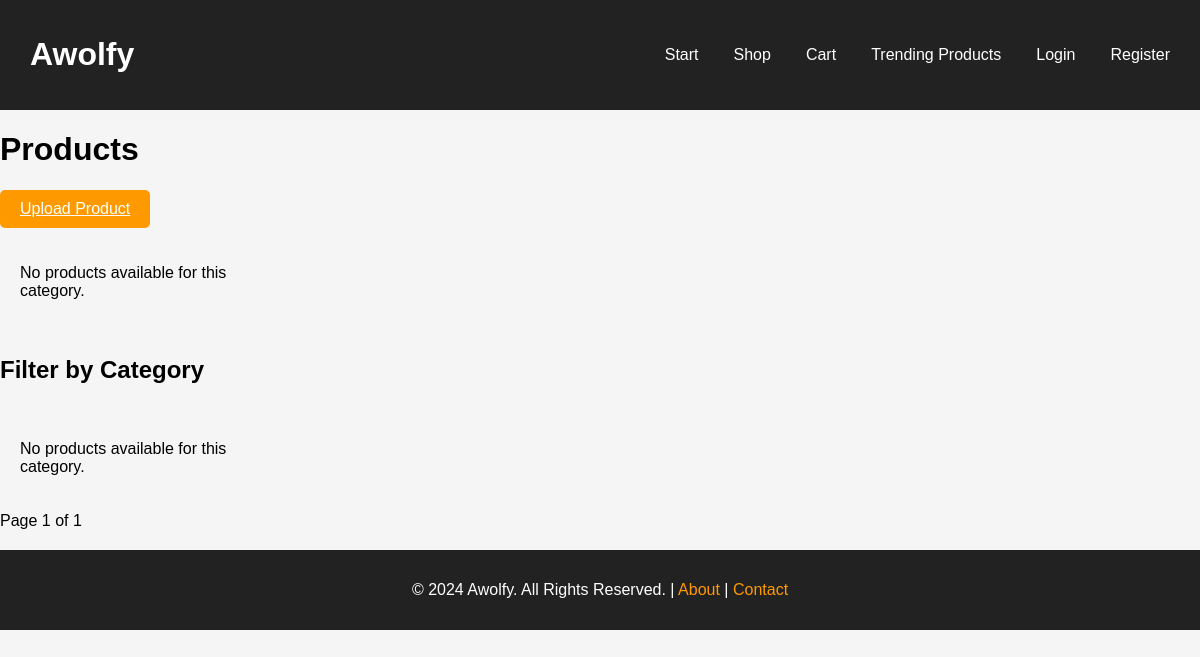
Before: /products/ with the older database file.
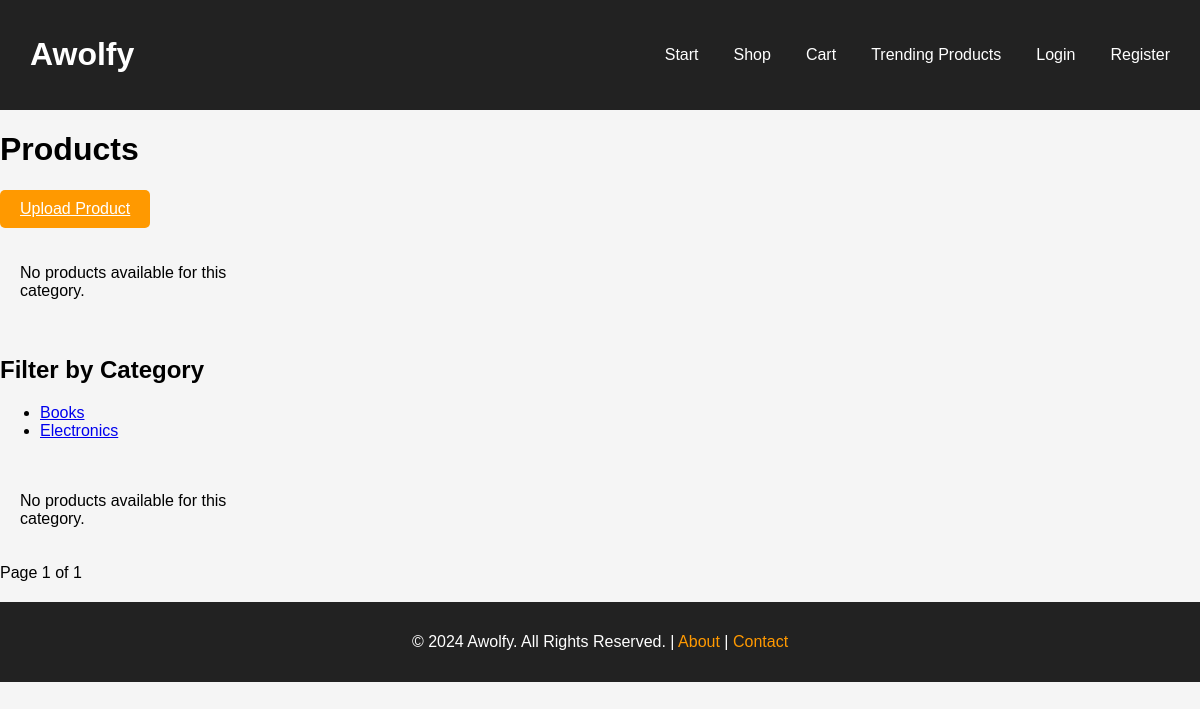
After: the same page with the newer database file.
### products/models.py (models this page shows, shortened)
class Category(models.Model):
    name = models.CharField(max_length=200, unique=True)
    slug = models.SlugField(unique=True)

### products/views.py (the view, shortened to what this page needs)
# urls.py: path('products/', ProductListView.as_view(), name='product_list'),
class ProductListView(ListView):
    model = Product
    template_name = 'products/list.html'
    paginate_by = 'products'
    paginate_by = 10  # Number of products per page
    def get_queryset(self):
        category_slug = self.kwargs.get('slug')
        if category_slug:
            return Product.objects.filter(category__slug=category_slug)
        return Product.objects.all()
    def get_context_data(self, **kwargs):
        context = super().get_context_data(**kwargs)
        context['categories'] = Category.objects.all()
        return context

### core/context_processors.py (called while the page is built)
def categories_processor(request):
    return {
        'categories': Category.objects.all()
    }

### products/context_processors.py (called while the page is built)
def categories_context_processor(request):
    categories = Category.objects.all()  # Fetch all categories
    return {'categories': categories}

### products/templates/products/list.html (shortened to what this page needs)
{% extends 'core/base.html' %}
{% block content %}
<h1>Products</h1>
<a href="{% url 'products:product_create' %}" class="btn">Upload Product</a>
<div class="product-list">
    {% for product in products %}
        <div class="product">
            <h2>{{ product.name }}</h2>
            {% if product.image %}
                <img src="{{ product.image.url }}" alt="{{ product.name }}" style="max-width: 200px;">
            {% endif %}
            <p>{{ product.description }}</p>
            <p>Price: ${{ product.price }}</p>
            <p>Uploaded by: {{ product.user.username }}</p>
            <a href="{% url 'products:product_detail' product.id %}">View details</a>
        </div>
    {% empty %}
        <p>No products available for this category.</p>
    {% endfor %}
</div>
<h2>Filter by Category</h2>
<ul>
    {% for category in categories %}
        <li><a href="{% url 'products:category_products' category.slug %}">{{ category.name }}</a></li>
    {% endfor %}
</ul>
<div class="product-list">
    {% for product in products %}
    <div class="product">
        <h2>{{ product.name }}</h2>
        {% if product.image %}
            <img src="{{ product.image.url }}" alt="{{ product.name }}" style="max-width: 200px;">
        {% else %}
            <p>No image available</p>
        {% endif %}
        <p>{{ product.description }}</p>
        <p>Price: ${{ product.price }}</p>
        <p>Uploaded by: {{ product.user.username }}</p>
        <a href="{% url 'products:product_detail' product.id %}">View details</a>
    </div>
    {% empty %}
        <p>No products available for this category.</p>
    {% endfor %}
</div>
<div class="pagination">
    <span>Page {{ page_obj.number }} of {{ page_obj.paginator.num_pages }}</span>
</div>
{% endblock %}

Changed rows visible on the page:
added Category: name "Books"
added Category: name "Electronics"
